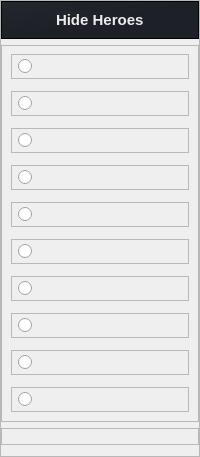
                             <widget class="QFrame" name="right_frame">
                              <property name="minimumSize">
                               <size>
                                <width>120</width>
                                <height>0</height>
                               </size>
                              </property>
                              <property name="maximumSize">
                               <size>
                                <width>16777215</width>
                                <height>16777215</height>
                               </size>
                              </property>
                              <property name="font">
                               <font>
                                <bold>false</bold>
                               </font>
                              </property>
                              <property name="styleSheet">
                               <string notr="true">QFrame #right_frame{
background-color: qlineargradient(spread:pad, x1:0, y1:0, x2:1, y2:1, stop:0 rgba(22, 22, 36, 255), stop:0.521368 rgba(19, 19, 30, 255));
}</string>
                              </property>
                              <property name="frameShape">
                               <enum>QFrame::StyledPanel</enum>
                              </property>
                              <property name="frameShadow">
                               <enum>QFrame::Raised</enum>
                              </property>
                              <layout class="QVBoxLayout" name="verticalLayout_6" stretch="0,8,0">
                               <property name="leftMargin">
                                <number>0</number>
                               </property>
                               <property name="topMargin">
                                <number>0</number>
                               </property>
                               <property name="rightMargin">
                                <number>0</number>
                               </property>
                               <item alignment="Qt::AlignTop">
                                <widget class="QFrame" name="frame">
                                 <property name="styleSheet">
                                  <string notr="true">background-color: qlineargradient(spread:pad, x1:0, y1:0, x2:1, y2:1, stop:0 rgba(35, 39, 46, 255), stop:0.521368 rgba(29, 32, 38, 255));</string>
                                 </property>
                                 <property name="frameShape">
                                  <enum>QFrame::StyledPanel</enum>
                                 </property>
                                 <property name="frameShadow">
                                  <enum>QFrame::Raised</enum>
                                 </property>
                                 <layout class="QVBoxLayout" name="verticalLayout_7">
                                  <item alignment="Qt::AlignHCenter|Qt::AlignVCenter">
                                   <widget class="QLabel" name="label_2">
                                    <property name="font">
                                     <font>
                                      <pointsize>12</pointsize>
                                      <bold>true</bold>
                                     </font>
                                    </property>
                                    <property name="text">
                                     <string>&lt;html&gt;&lt;head/&gt;&lt;body&gt;&lt;p&gt;&lt;span style=&quot; font-size:11pt; color:#ececec;&quot;&gt;Hide Heroes&lt;/span&gt;&lt;/p&gt;&lt;/body&gt;&lt;/html&gt;</string>
                                    </property>
                                   </widget>
                                  </item>
                                 </layout>
                                </widget>
                               </item>
                               <item alignment="Qt::AlignTop">
                                <widget class="QFrame" name="frame_9">
                                 <property name="frameShape">
                                  <enum>QFrame::StyledPanel</enum>
                                 </property>
                                 <property name="frameShadow">
                                  <enum>QFrame::Raised</enum>
                                 </property>
                                 <layout class="QVBoxLayout" name="verticalLayout_9">
                                  <property name="spacing">
                                   <number>12</number>
                                  </property>
                                  <property name="topMargin">
                                   <number>8</number>
                                  </property>
                                  <item>
                                   <widget class="QFrame" name="frame_28">
                                    <property name="styleSheet">
                                     <string notr="true"/>
                                    </property>
                                    <property name="frameShape">
                                     <enum>QFrame::StyledPanel</enum>
                                    </property>
                                    <property name="frameShadow">
                                     <enum>QFrame::Raised</enum>
                                    </property>
                                    <layout class="QVBoxLayout" name="verticalLayout_28">
                                     <property name="leftMargin">
                                      <number>6</number>
                                     </property>
                                     <property name="topMargin">
                                      <number>4</number>
                                     </property>
                                     <property name="rightMargin">
                                      <number>4</number>
                                     </property>
                                     <property name="bottomMargin">
                                      <number>4</number>
                                     </property>
                                     <item>
                                      <widget class="QRadioButton" name="hero_button1">
                                       <property name="font">
                                        <font>
                                         <pointsize>9</pointsize>
                                         <bold>true</bold>
                                        </font>
                                       </property>
                                       <property name="text">
                                        <string/>
                                       </property>
                                      </widget>
                                     </item>
                                    </layout>
                                   </widget>
                                  </item>
                                  <item>
                                   <widget class="QFrame" name="frame_17">
                                    <property name="minimumSize">
                                     <size>
                                      <width>0</width>
                                      <height>0</height>
                                     </size>
                                    </property>
                                    <property name="styleSheet">
                                     <string notr="true"/>
                                    </property>
                                    <property name="frameShape">
                                     <enum>QFrame::StyledPanel</enum>
                                    </property>
                                    <property name="frameShadow">
                                     <enum>QFrame::Raised</enum>
                                    </property>
                                    <layout class="QVBoxLayout" name="verticalLayout_27">
                                     <property name="leftMargin">
                                      <number>6</number>
                                     </property>
                                     <property name="topMargin">
                                      <number>4</number>
                                     </property>
                                     <property name="rightMargin">
                                      <number>4</number>
                                     </property>
                                     <property name="bottomMargin">
                                      <number>4</number>
                                     </property>
                                     <item>
                                      <widget class="QRadioButton" name="hero_button2">
                                       <property name="font">
                                        <font>
                                         <pointsize>9</pointsize>
                                         <bold>true</bold>
                                        </font>
                                       </property>
                                       <property name="text">
                                        <string/>
                                       </property>
                                      </widget>
                                     </item>
                                    </layout>
                                   </widget>
                                  </item>
                                  <item>
                                   <widget class="QFrame" name="frame_18">
                                    <property name="minimumSize">
                                     <size>
                                      <width>0</width>
                                      <height>0</height>
                                     </size>
                                    </property>
                                    <property name="styleSheet">
                                     <string notr="true"/>
                                    </property>
                                    <property name="frameShape">
                                     <enum>QFrame::StyledPanel</enum>
                                    </property>
                                    <property name="frameShadow">
                                     <enum>QFrame::Raised</enum>
                                    </property>
                                    <layout class="QVBoxLayout" name="verticalLayout_26">
                                     <property name="leftMargin">
                                      <number>6</number>
                                     </property>
                                     <property name="topMargin">
                                      <number>4</number>
                                     </property>
                                     <property name="rightMargin">
                                      <number>4</number>
                                     </property>
                                     <property name="bottomMargin">
                                      <number>4</number>
                                     </property>
                                     <item>
                                      <widget class="QRadioButton" name="hero_button3">
                                       <property name="font">
                                        <font>
                                         <pointsize>9</pointsize>
                                         <bold>true</bold>
                                        </font>
                                       </property>
                                       <property name="text">
                                        <string/>
                                       </property>
                                      </widget>
                                     </item>
                                    </layout>
                                   </widget>
                                  </item>
                                  <item>
                                   <widget class="QFrame" name="frame_19">
                                    <property name="minimumSize">
                                     <size>
                                      <width>0</width>
                                      <height>0</height>
                                     </size>
                                    </property>
                                    <property name="styleSheet">
                                     <string notr="true"/>
                                    </property>
                                    <property name="frameShape">
                                     <enum>QFrame::StyledPanel</enum>
                                    </property>
                                    <property name="frameShadow">
                                     <enum>QFrame::Raised</enum>
                                    </property>
                                    <layout class="QVBoxLayout" name="verticalLayout_25">
                                     <property name="leftMargin">
                                      <number>6</number>
                                     </property>
                                     <property name="topMargin">
                                      <number>4</number>
                                     </property>
                                     <property name="rightMargin">
                                      <number>4</number>
                                     </property>
                                     <property name="bottomMargin">
                                      <number>4</number>
                                     </property>
                                     <item>
                                      <widget class="QRadioButton" name="hero_button4">
                                       <property name="font">
                                        <font>
                                         <pointsize>9</pointsize>
                                         <bold>true</bold>
                                        </font>
                                       </property>
                                       <property name="text">
                                        <string/>
                                       </property>
                                      </widget>
                                     </item>
                                    </layout>
                                   </widget>
                                  </item>
                                  <item>
                                   <widget class="QFrame" name="frame_20">
                                    <property name="minimumSize">
                                     <size>
                                      <width>0</width>
                                      <height>0</height>
                                     </size>
                                    </property>
                                    <property name="styleSheet">
                                     <string notr="true"/>
                                    </property>
                                    <property name="frameShape">
                                     <enum>QFrame::StyledPanel</enum>
                                    </property>
                                    <property name="frameShadow">
                                     <enum>QFrame::Raised</enum>
                                    </property>
                                    <layout class="QVBoxLayout" name="verticalLayout_24">
                                     <property name="leftMargin">
                                      <number>6</number>
                                     </property>
                                     <property name="topMargin">
                                      <number>4</number>
                                     </property>
                                     <property name="rightMargin">
                                      <number>4</number>
                                     </property>
                                     <property name="bottomMargin">
                                      <number>4</number>
                                     </property>
                                     <item>
                                      <widget class="QRadioButton" name="hero_button5">
                                       <property name="font">
                                        <font>
                                         <pointsize>9</pointsize>
                                         <bold>true</bold>
                                        </font>
                                       </property>
                                       <property name="text">
                                        <string/>
                                       </property>
                                      </widget>
                                     </item>
                                    </layout>
                                   </widget>
                                  </item>
                                  <item>
                                   <widget class="QFrame" name="frame_21">
                                    <property name="minimumSize">
                                     <size>
                                      <width>0</width>
                                      <height>0</height>
                                     </size>
                                    </property>
                                    <property name="font">
                                     <font>
                                      <pointsize>10</pointsize>
                                      <bold>true</bold>
                                     </font>
                                    </property>
                                    <property name="styleSheet">
                                     <string notr="true"/>
                                    </property>
                                    <property name="frameShape">
                                     <enum>QFrame::StyledPanel</enum>
                                    </property>
                                    <property name="frameShadow">
                                     <enum>QFrame::Raised</enum>
                                    </property>
                                    <layout class="QVBoxLayout" name="verticalLayout_23">
                                     <property name="leftMargin">
                                      <number>6</number>
                                     </property>
                                     <property name="topMargin">
                                      <number>4</number>
                                     </property>
                                     <property name="rightMargin">
                                      <number>4</number>
                                     </property>
                                     <property name="bottomMargin">
                                      <number>4</number>
                                     </property>
                                     <item>
                                      <widget class="QRadioButton" name="hero_button6">
                                       <property name="font">
                                        <font>
                                         <pointsize>9</pointsize>
                                         <bold>true</bold>
                                        </font>
                                       </property>
                                       <property name="text">
                                        <string/>
                                       </property>
                                      </widget>
                                     </item>
                                    </layout>
                                   </widget>
                                  </item>
                                  <item>
                                   <widget class="QFrame" name="frame_22">
                                    <property name="minimumSize">
                                     <size>
                                      <width>0</width>
                                      <height>0</height>
                                     </size>
                                    </property>
                                    <property name="styleSheet">
                                     <string notr="true"/>
                                    </property>
                                    <property name="frameShape">
                                     <enum>QFrame::StyledPanel</enum>
                                    </property>
                                    <property name="frameShadow">
                                     <enum>QFrame::Raised</enum>
                                    </property>
                                    <layout class="QVBoxLayout" name="verticalLayout_22">
                                     <property name="leftMargin">
                                      <number>6</number>
                                     </property>
                                     <property name="topMargin">
                                      <number>4</number>
                                     </property>
                                     <property name="rightMargin">
                                      <number>4</number>
                                     </property>
                                     <property name="bottomMargin">
                                      <number>4</number>
                                     </property>
                                     <item>
                                      <widget class="QRadioButton" name="hero_button7">
                                       <property name="font">
                                        <font>
                                         <pointsize>9</pointsize>
                                         <bold>true</bold>
                                        </font>
                                       </property>
                                       <property name="text">
                                        <string/>
                                       </property>
                                      </widget>
                                     </item>
                                    </layout>
                                   </widget>
                                  </item>
                                  <item>
                                   <widget class="QFrame" name="frame_23">
                                    <property name="minimumSize">
                                     <size>
                                      <width>0</width>
                                      <height>0</height>
                                     </size>
                                    </property>
                                    <property name="styleSheet">
                                     <string notr="true"/>
                                    </property>
                                    <property name="frameShape">
                                     <enum>QFrame::StyledPanel</enum>
                                    </property>
                                    <property name="frameShadow">
                                     <enum>QFrame::Raised</enum>
                                    </property>
                                    <layout class="QVBoxLayout" name="verticalLayout_21">
                                     <property name="leftMargin">
                                      <number>6</number>
                                     </property>
                                     <property name="topMargin">
                                      <number>4</number>
                                     </property>
                                     <property name="rightMargin">
                                      <number>4</number>
                                     </property>
                                     <property name="bottomMargin">
                                      <number>4</number>
                                     </property>
                                     <item>
                                      <widget class="QRadioButton" name="hero_button8">
                                       <property name="font">
                                        <font>
                                         <pointsize>9</pointsize>
                                         <bold>true</bold>
                                        </font>
                                       </property>
                                       <property name="text">
                                        <string/>
                                       </property>
                                      </widget>
                                     </item>
                                    </layout>
                                   </widget>
                                  </item>
                                  <item>
                                   <widget class="QFrame" name="frame_26">
                                    <property name="minimumSize">
                                     <size>
                                      <width>0</width>
                                      <height>0</height>
                                     </size>
                                    </property>
                                    <property name="styleSheet">
                                     <string notr="true"/>
                                    </property>
                                    <property name="frameShape">
                                     <enum>QFrame::StyledPanel</enum>
                                    </property>
                                    <property name="frameShadow">
                                     <enum>QFrame::Raised</enum>
                                    </property>
                                    <layout class="QVBoxLayout" name="verticalLayout_19">
                                     <property name="leftMargin">
                                      <number>6</number>
                                     </property>
                                     <property name="topMargin">
                                      <number>4</number>
                                     </property>
                                     <property name="rightMargin">
                                      <number>4</number>
                                     </property>
                                     <property name="bottomMargin">
                                      <number>4</number>
                                     </property>
                                     <item>
                                      <widget class="QRadioButton" name="hero_button9">
                                       <property name="font">
                                        <font>
                                         <pointsize>9</pointsize>
                                         <bold>true</bold>
                                        </font>
                                       </property>
                                       <property name="text">
                                        <string/>
                                       </property>
                                      </widget>
                                     </item>
                                    </layout>
                                   </widget>
                                  </item>
                                  <item>
                                   <widget class="QFrame" name="frame_27">
                                    <property name="minimumSize">
                                     <size>
                                      <width>0</width>
                                      <height>0</height>
                                     </size>
                                    </property>
                                    <property name="styleSheet">
                                     <string notr="true"/>
                                    </property>
                                    <property name="frameShape">
                                     <enum>QFrame::StyledPanel</enum>
                                    </property>
                                    <property name="frameShadow">
                                     <enum>QFrame::Raised</enum>
                                    </property>
                                    <layout class="QVBoxLayout" name="verticalLayout_18">
                                     <property name="leftMargin">
                                      <number>6</number>
                                     </property>
                                     <property name="topMargin">
                                      <number>4</number>
                                     </property>
                                     <property name="rightMargin">
                                      <number>4</number>
                                     </property>
                                     <property name="bottomMargin">
                                      <number>4</number>
                                     </property>
                                     <item>
                                      <widget class="QRadioButton" name="hero_button10">
                                       <property name="font">
                                        <font>
                                         <pointsize>9</pointsize>
                                         <bold>true</bold>
                                        </font>
                                       </property>
                                       <property name="text">
                                        <string/>
                                       </property>
                                      </widget>
                                     </item>
                                    </layout>
                                   </widget>
                                  </item>
                                 </layout>
                                </widget>
                               </item>
                               <item>
                                <widget class="QFrame" name="frame_24">
                                 <property name="styleSheet">
                                  <string notr="true"/>
                                 </property>
                                 <property name="frameShape">
                                  <enum>QFrame::StyledPanel</enum>
                                 </property>
                                 <property name="frameShadow">
                                  <enum>QFrame::Raised</enum>
                                 </property>
                                 <layout class="QVBoxLayout" name="verticalLayout_20">
                                  <property name="bottomMargin">
                                   <number>6</number>
                                  </property>
                                 </layout>
                                </widget>
                               </item>
                              </layout>
                             </widget>
